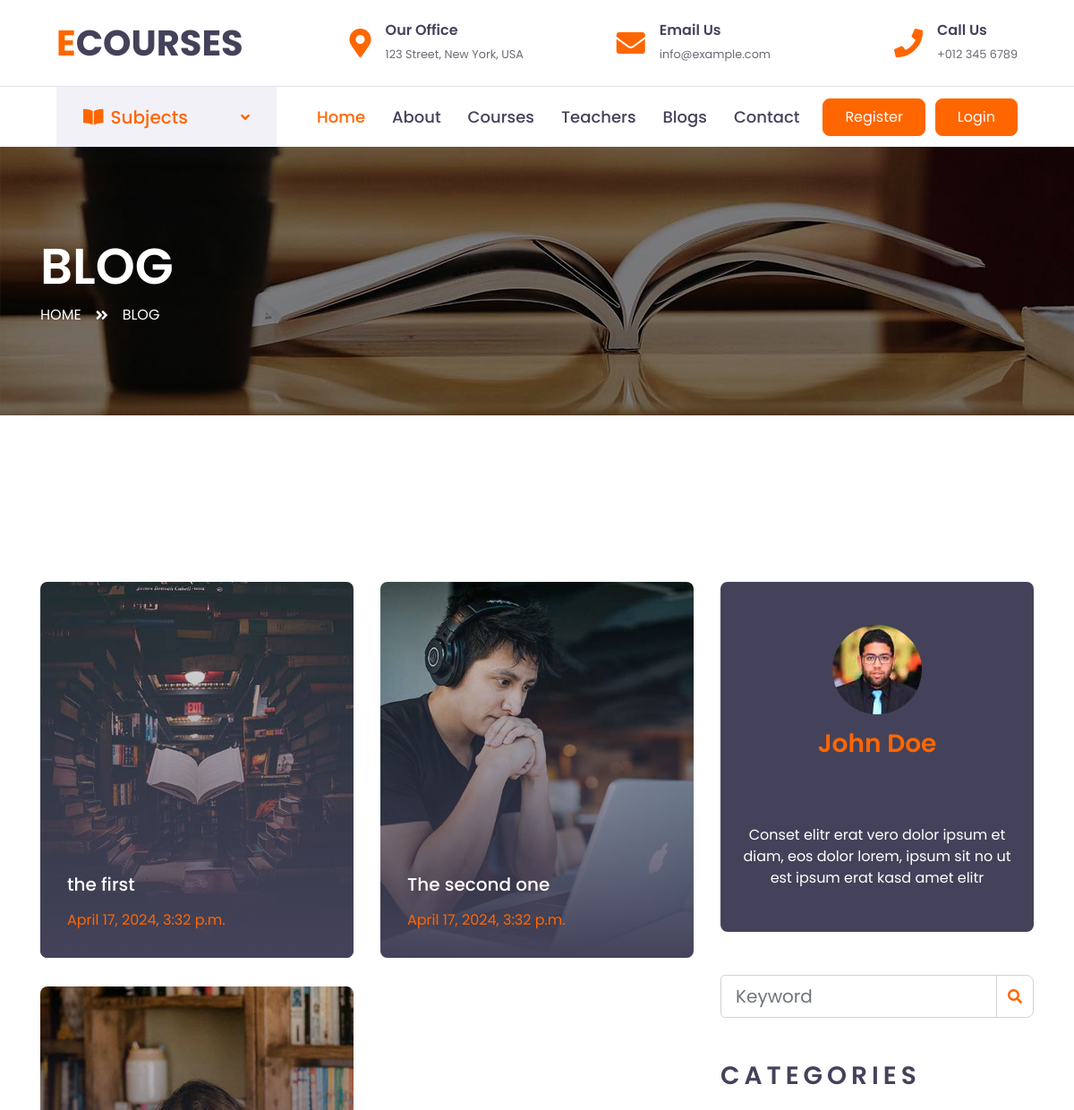
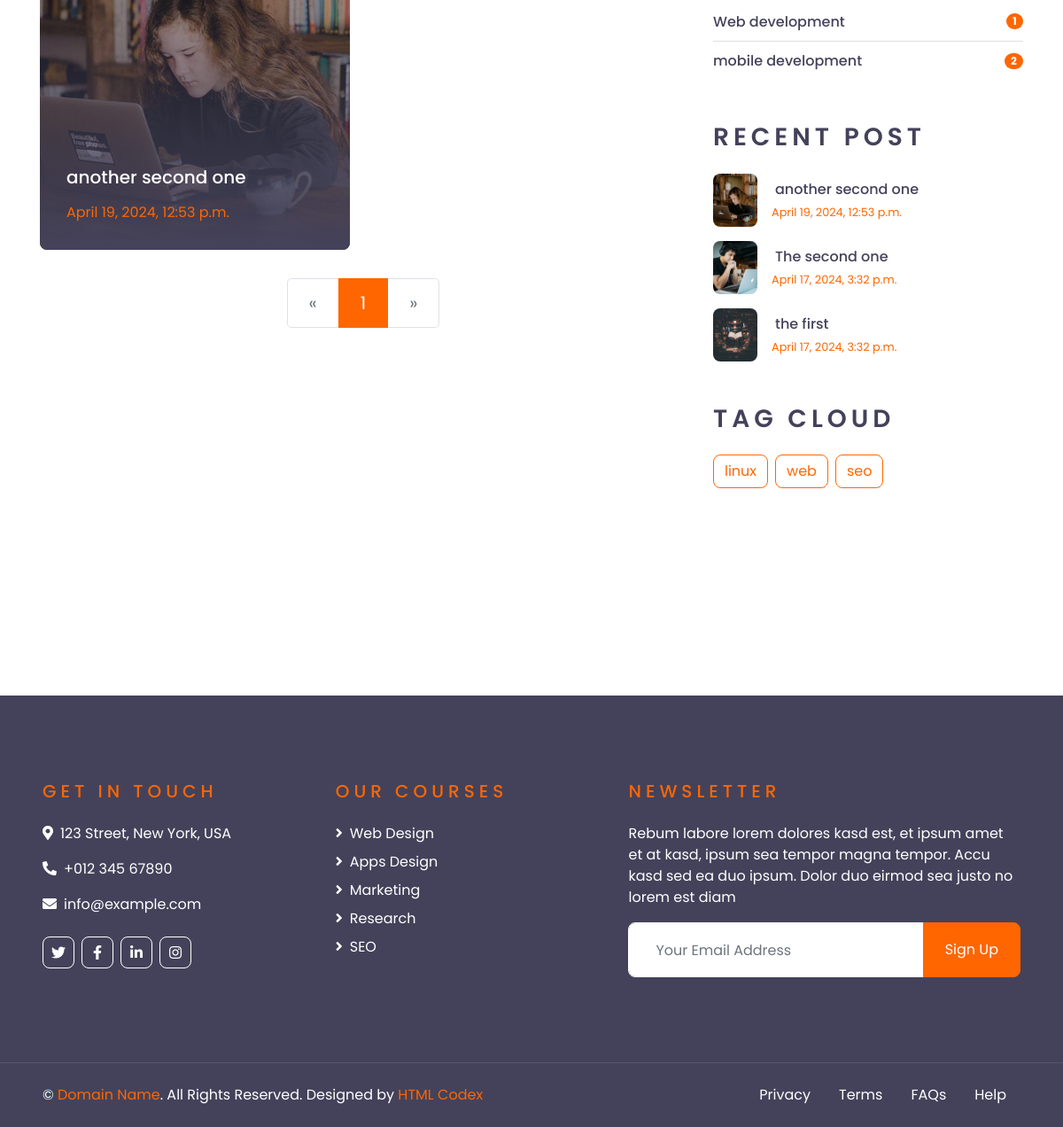
Screenshot of /blog/ with the database file from the repository (2 pictures, top to bottom).
### blogapp/models.py (models this page shows, shortened)
class Post(models.Model):
    title = models.CharField(max_length=200)
    image = models.ImageField(upload_to="blog/")
    url = models.SlugField(unique=True)
    content = RichTextField()
    author = models.ForeignKey('auth.User', on_delete=models.CASCADE)
    created_at = models.DateTimeField(auto_now_add=True)
    categories = models.ForeignKey(Category, on_delete=models.CASCADE)
    tags = models.ManyToManyField(Tag)
    published = models.BooleanField(default=True)

class Category(models.Model):
    name = models.CharField(max_length=100)
    url = models.SlugField(unique=True)

class Tag(models.Model):
    name = models.CharField(max_length=100)

### blogapp/views.py (the view)
# urls.py: path('blog/',views.blog,name='blog'),
def blog(request):
    blogposts = Post.objects.filter(published = True)
    blog_categories = Category.objects.annotate(blog_count=models.Count('post'))   #Note, related name is the lowercase of the name of the model
    blog_tags = Tag.objects.all()
    recent_posts = Post.objects.order_by('-created_at')[:5]
    paginator = Paginator(blogposts, number_of_blogposts)  # Change 10 to the number of posts per page you want
    page = request.GET.get('page')
    try:
        blogposts = paginator.page(page)
    except PageNotAnInteger:
        blogposts = paginator.page(1)
    except EmptyPage:
        blogposts = paginator.page(paginator.num_pages)
    context = {
        "blogposts": blogposts,
        'blog_categories': blog_categories,
        'blog_tags': blog_tags,
        'recent_posts': recent_posts
    }
    return render(request,'blog.html',context)

### templates/blog.html (shortened to what this page needs)
{% extends "base.html" %}
{% load static %}
{% block body %}
    <div class="container-fluid page-header" style="margin-bottom: 90px;">
        <div class="container">
            <div class="d-flex flex-column justify-content-center" style="min-height: 300px">
                <h3 class="display-4 text-white text-uppercase">Blog</h3>
                <div class="d-inline-flex text-white">
                    <p class="m-0 text-uppercase"><a class="text-white" href="/">Home</a></p>
                    <i class="fa fa-angle-double-right pt-1 px-3"></i>
                    <p class="m-0 text-uppercase">Blog</p>
                </div>
            </div>
        </div>
    </div>
    <div class="container-fluid py-5">
        <div class="container py-5">
            <div class="row">
                <div class="col-lg-8">
                    <div class="row pb-3">
                        {% if blogposts %}
                        {% for blog in blogposts %}
                        <div class="col-lg-6 mb-4">
                            <div class="blog-item position-relative overflow-hidden rounded mb-2">
                                <img class="img-fluid" src="{{blog.image.url}}" alt="{{blog.title}}">
                                <a class="blog-overlay text-decoration-none" href="{% url "postdetail" blog.url %}">
                                    <h5 class="text-white mb-3">{{blog.title}}</h5>
                                    <p class="text-primary m-0">{{blog.created_at}}</p>
                                </a>
                            </div>
                        </div>
                        {% endfor %}
                        {% else %}
                        <p> There are no blogs at the moment </p>
                        {% endif %}
                        <div class="col-12">
                            <nav aria-label="Page navigation">
                                <ul class="pagination pagination-lg justify-content-center mb-0">
                                    {% if blogposts.has_previous %}
                                        <li class="page-item">
                                            <a class="page-link" href="?page={{ blogposts.previous_page_number }}" aria-label="Previous">
                                                <span aria-hidden="true">&laquo;</span>
                                                <span class="sr-only">Previous</span>
                                            </a>
                                        </li>
                                    {% else %}
                                        <li class="page-item disabled">
                                            <span class="page-link" aria-label="Previous">
                                                <span aria-hidden="true">&laquo;</span>
                                            </span>
                                        </li>
                                    {% endif %}
                                    {% for num in blogposts.paginator.page_range %}
                                        {% if num == blogposts.number %}
                                            <li class="page-item active"><span class="page-link">{{ num }}</span></li>
                                        {% else %}
                                            <li class="page-item"><a class="page-link" href="?page={{ num }}">{{ num }}</a></li>
                                        {% endif %}
                                    {% endfor %}
                                    {% if blogposts.has_next %}
                                        <li class="page-item">
                                            <a class="page-link" href="?page={{ blogposts.next_page_number }}" aria-label="Next">
                                                <span aria-hidden="true">&raquo;</span>
                                                <span class="sr-only">Next</span>
                                            </a>
                                        </li>
                                    {% else %}
                                        <li class="page-item disabled">
                                            <span class="page-link" aria-label="Next">
                                                <span aria-hidden="true">&raquo;</span>
                                            </span>
                                        </li>
                                    {% endif %}
                                </ul>
                            </nav>
                        </div>
                    </div>
                </div>
                <div class="col-lg-4 mt-5 mt-lg-0">
                    <div class="d-flex flex-column text-center bg-dark rounded mb-5 py-5 px-4">
                        <img src="{% static 'img/user.jpg' %}" class="img-fluid rounded-circle mx-auto mb-3" style="width: 100px;">
                        <h3 class="text-primary mb-3">John Doe</h3>
                        <h3 class="text-uppercase mb-4" style="letter-spacing: 5px;">Tag Cloud</h3>
                        <p class="text-white m-0">Conset elitr erat vero dolor ipsum et diam, eos dolor lorem, ipsum sit no ut est  ipsum erat kasd amet elitr</p>
                    </div>
                    <div class="mb-5">
                        <form action='{% url "blog_search" %}'>
                            <div class="input-group">
                                <input type="text" name="q" class="form-control form-control-lg" placeholder="Keyword">
                                <div class="input-group-append">
                                    <span class="input-group-text bg-transparent text-primary"><i
                                            class="fa fa-search"></i></span>
                                </div>
                            </div>
                        </form>
                    </div>
                    <div class="mb-5">
                        <h3 class="text-uppercase mb-4" style="letter-spacing: 5px;">Categories</h3>
                        <ul class="list-group list-group-flush">
                            {% for blogcategory in blog_categories %}
                            <li class="list-group-item d-flex justify-content-between align-items-center px-0">
                                <a href="{% url "post_list_by_category" blogcategory.url %}" class="text-decoration-none h6 m-0">{{ blogcategory.name }}</a>
                                <span class="badge badge-primary badge-pill">{{ blogcategory.blog_count }}</span>
                            </li>
                            {% endfor %}
                        </ul>
                    </div>
                    <div class="mb-5">
                        <h3 class="text-uppercase mb-4" style="letter-spacing: 5px;">Recent Post</h3>
                        {% for blog in recent_posts %}
                        <a class="d-flex align-items-center text-decoration-none mb-3" href="">
                            <img class="img-fluid rounded" height="50" width="50" src="{{blog.image.url}}" alt="{{blog.title}}">
                            <div class="pl-3">
                                <h6 class="m-1">{{blog.title}}</h6>
                                <small>{{blog.created_at}}</small>
                            </div>
                        </a>
                        {% endfor %}
                    </div>
                    <div class="mb-5">
                        <h3 class="text-uppercase mb-4" style="letter-spacing: 5px;">Tag Cloud</h3>
                        <div class="d-flex flex-wrap m-n1">
                            {% for tag in blog_tags %}
                            <a href="{% url 'tag_filter' tag.name %}" class="btn btn-outline-primary m-1">{{tag.name}}</a>
                            {% endfor %}
                        </div>
                    </div>
                </div>
            </div>
        </div>
    </div>
{% endblock body %}

### rows the page displays
Post: image (picture), title "the first", created_at "April 17, 2024, 3:32 p.m."
Post: image (picture), title "The second one", created_at "April 17, 2024, 3:32 p.m."
Post: image (picture), title "another second one", created_at "April 19, 2024, 12:53 p.m."
Category: name "Web development", blog_count "1"
Category: name "mobile development", blog_count "2"
Tag: name "linux"
Tag: name "web"
Tag: name "seo"

### other values shown
{{ num }} "1"
